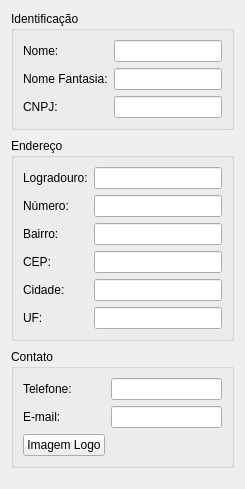
     <widget class="QWidget" name="tab">
      <attribute name="title">
       <string>Empresa</string>
      </attribute>
      <layout class="QVBoxLayout" name="verticalLayout_6">
       <property name="spacing">
        <number>8</number>
       </property>
       <item>
        <widget class="QGroupBox" name="gbIdentificacao">
         <property name="title">
          <string>Identificação</string>
         </property>
         <layout class="QFormLayout" name="formLayout_ident">
          <property name="fieldGrowthPolicy">
           <enum>QFormLayout::FieldGrowthPolicy::ExpandingFieldsGrow</enum>
          </property>
          <item row="0" column="0">
           <widget class="QLabel" name="label">
            <property name="text">
             <string>Nome:</string>
            </property>
           </widget>
          </item>
          <item row="0" column="1">
           <widget class="QLineEdit" name="Ledt_NomeEmpresa">
            <property name="maxLength">
             <number>30</number>
            </property>
           </widget>
          </item>
          <item row="1" column="0">
           <widget class="QLabel" name="label_14">
            <property name="text">
             <string>Nome Fantasia:</string>
            </property>
           </widget>
          </item>
          <item row="1" column="1">
           <widget class="QLineEdit" name="Ledt_NomeFantasia">
            <property name="maxLength">
             <number>30</number>
            </property>
           </widget>
          </item>
          <item row="2" column="0">
           <widget class="QLabel" name="label_4">
            <property name="text">
             <string>CNPJ:</string>
            </property>
           </widget>
          </item>
          <item row="2" column="1">
           <widget class="QLineEdit" name="Ledt_CnpjEmpresa">
            <property name="maxLength">
             <number>15</number>
            </property>
           </widget>
          </item>
         </layout>
        </widget>
       </item>
       <item>
        <widget class="QGroupBox" name="gbEndereco">
         <property name="title">
          <string>Endereço</string>
         </property>
         <layout class="QFormLayout" name="formLayout_end">
          <property name="fieldGrowthPolicy">
           <enum>QFormLayout::FieldGrowthPolicy::ExpandingFieldsGrow</enum>
          </property>
          <item row="0" column="0">
           <widget class="QLabel" name="label_2">
            <property name="text">
             <string>Logradouro:</string>
            </property>
           </widget>
          </item>
          <item row="0" column="1">
           <widget class="QLineEdit" name="Ledt_EnderecoEmpresa">
            <property name="maxLength">
             <number>30</number>
            </property>
           </widget>
          </item>
          <item row="1" column="0">
           <widget class="QLabel" name="label_15">
            <property name="text">
             <string>Número:</string>
            </property>
           </widget>
          </item>
          <item row="1" column="1">
           <widget class="QLineEdit" name="Ledt_NumeroEnd">
            <property name="maxLength">
             <number>15</number>
            </property>
           </widget>
          </item>
          <item row="2" column="0">
           <widget class="QLabel" name="label_16">
            <property name="text">
             <string>Bairro:</string>
            </property>
           </widget>
          </item>
          <item row="2" column="1">
           <widget class="QLineEdit" name="Ledt_Bairro">
            <property name="maxLength">
             <number>30</number>
            </property>
           </widget>
          </item>
          <item row="3" column="0">
           <widget class="QLabel" name="label_17">
            <property name="text">
             <string>CEP:</string>
            </property>
           </widget>
          </item>
          <item row="3" column="1">
           <widget class="QLineEdit" name="Ledt_Cep">
            <property name="maxLength">
             <number>15</number>
            </property>
           </widget>
          </item>
          <item row="4" column="0">
           <widget class="QLabel" name="label_9">
            <property name="text">
             <string>Cidade:</string>
            </property>
           </widget>
          </item>
          <item row="4" column="1">
           <widget class="QLineEdit" name="Ledt_CidadeEmpresa">
            <property name="maxLength">
             <number>30</number>
            </property>
           </widget>
          </item>
          <item row="5" column="0">
           <widget class="QLabel" name="label_10">
            <property name="text">
             <string>UF:</string>
            </property>
           </widget>
          </item>
          <item row="5" column="1">
           <widget class="QLineEdit" name="Ledt_EstadoEmpresa">
            <property name="maxLength">
             <number>2</number>
            </property>
           </widget>
          </item>
         </layout>
        </widget>
       </item>
       <item>
        <widget class="QGroupBox" name="gbContato">
         <property name="title">
          <string>Contato</string>
         </property>
         <layout class="QFormLayout" name="formLayout_contato">
          <property name="fieldGrowthPolicy">
           <enum>QFormLayout::FieldGrowthPolicy::ExpandingFieldsGrow</enum>
          </property>
          <item row="0" column="0">
           <widget class="QLabel" name="label_3">
            <property name="text">
             <string>Telefone:</string>
            </property>
           </widget>
          </item>
          <item row="0" column="1">
           <widget class="QLineEdit" name="Ledt_TelEmpresa">
            <property name="maxLength">
             <number>15</number>
            </property>
           </widget>
          </item>
          <item row="1" column="0">
           <widget class="QLabel" name="label_5">
            <property name="text">
             <string>E-mail:</string>
            </property>
           </widget>
          </item>
          <item row="1" column="1">
           <widget class="QLineEdit" name="Ledt_EmailEmpresa">
            <property name="maxLength">
             <number>25</number>
            </property>
           </widget>
          </item>
          <item row="2" column="0">
           <widget class="QPushButton" name="Btn_LogoEmpresa">
            <property name="maximumSize">
             <size>
              <width>100</width>
              <height>25</height>
             </size>
            </property>
            <property name="text">
             <string>Imagem Logo</string>
            </property>
           </widget>
          </item>
          <item row="2" column="1">
           <widget class="QLabel" name="Ledt_LogoEmpresa">
            <property name="maximumSize">
             <size>
              <width>16777215</width>
              <height>25</height>
             </size>
            </property>
            <property name="text">
             <string/>
            </property>
           </widget>
          </item>
         </layout>
        </widget>
       </item>
       <item>
        <spacer name="verticalSpacer_emp">
         <property name="orientation">
          <enum>Qt::Orientation::Vertical</enum>
         </property>
         <property name="sizeHint" stdset="0">
          <size>
           <width>20</width>
           <height>10</height>
          </size>
         </property>
        </spacer>
       </item>
      </layout>
     </widget>
